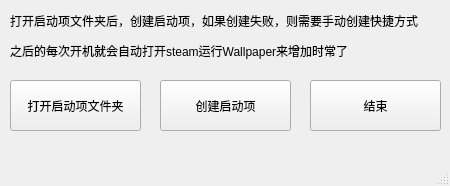
<?xml version="1.0" encoding="UTF-8"?>
<ui version="4.0">
 <class>Wallpaper_Launcher</class>
 <widget class="QMainWindow" name="Wallpaper_Launcher">
  <property name="geometry">
   <rect>
    <x>0</x>
    <y>0</y>
    <width>450</width>
    <height>186</height>
   </rect>
  </property>
  <property name="windowTitle">
   <string>Wallpaper_Launcher</string>
  </property>
  <widget class="QWidget" name="centralwidget">
   <widget class="QPushButton" name="pushButton">
    <property name="geometry">
     <rect>
      <x>10</x>
      <y>80</y>
      <width>131</width>
      <height>51</height>
     </rect>
    </property>
    <property name="text">
     <string>打开启动项文件夹</string>
    </property>
   </widget>
   <widget class="QPushButton" name="pushButton_2">
    <property name="geometry">
     <rect>
      <x>160</x>
      <y>80</y>
      <width>131</width>
      <height>51</height>
     </rect>
    </property>
    <property name="text">
     <string>创建启动项</string>
    </property>
   </widget>
   <widget class="QLabel" name="label">
    <property name="geometry">
     <rect>
      <x>10</x>
      <y>0</y>
      <width>421</width>
      <height>41</height>
     </rect>
    </property>
    <property name="text">
     <string>打开启动项文件夹后，创建启动项，如果创建失败，则需要手动创建快捷方式</string>
    </property>
    <property name="scaledContents">
     <bool>false</bool>
    </property>
    <property name="wordWrap">
     <bool>false</bool>
    </property>
   </widget>
   <widget class="QLabel" name="label_2">
    <property name="geometry">
     <rect>
      <x>10</x>
      <y>30</y>
      <width>421</width>
      <height>41</height>
     </rect>
    </property>
    <property name="text">
     <string>之后的每次开机就会自动打开steam运行Wallpaper来增加时常了</string>
    </property>
    <property name="scaledContents">
     <bool>false</bool>
    </property>
    <property name="wordWrap">
     <bool>false</bool>
    </property>
   </widget>
   <widget class="QPushButton" name="pushButton_3">
    <property name="geometry">
     <rect>
      <x>310</x>
      <y>80</y>
      <width>131</width>
      <height>51</height>
     </rect>
    </property>
    <property name="text">
     <string>结束</string>
    </property>
   </widget>
  </widget>
  <widget class="QMenuBar" name="menubar">
   <property name="geometry">
    <rect>
     <x>0</x>
     <y>0</y>
     <width>450</width>
     <height>20</height>
    </rect>
   </property>
  </widget>
  <widget class="QStatusBar" name="statusbar"/>
 </widget>
 <resources/>
 <connections/>
</ui>
